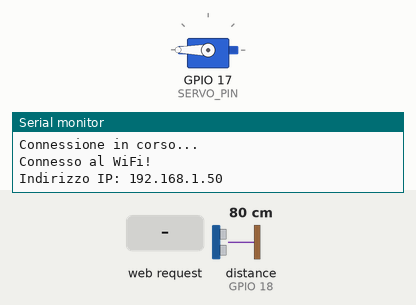
Bench run of a sketch on a simulated ESP32. Parts: servo, the last lines printed to the serial monitor. The test bench sets the inputs (shaded band); at power-on: distance to the obstacle (sensor on GPIO 18) 80 cm. The echo pulse lasts 58.3 µs per cm; WiFi joins after 1.5 s; servers stay silent unless stated.

Above: at 3.2 s.
3.3 s: HTTP request GET /open received
At 4.2 s:
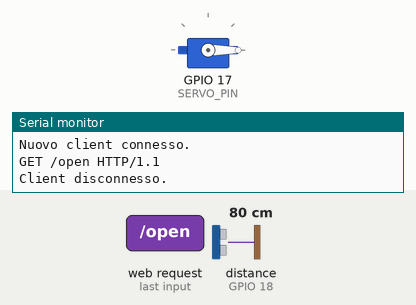
5.1 s: distance to the obstacle (sensor on GPIO 18) set to 21 cm
6.6 s: distance to the obstacle (sensor on GPIO 18) set to 17 cm
At 8.2 s:
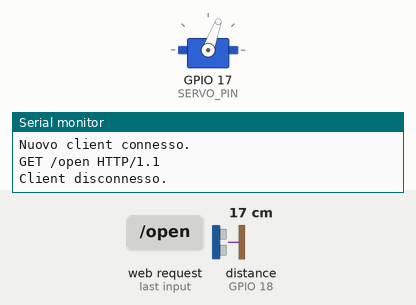
Timing chart, 0 to 14.1 s (numbered marks = the images above; inputs shaded):
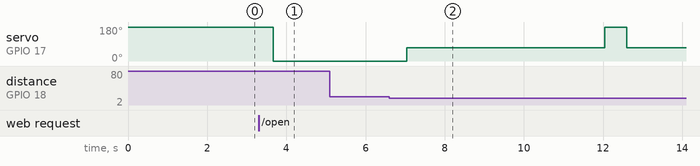

The sketch:

sketch_aug22a.ino
```cpp
#include <ESP32Servo.h>
#include <NewPing.h>
#include <WiFi.h>
#include <WiFiClient.h>

#define TRIG_PIN 5
#define ECHO_PIN 18
#define SERVO_PIN 17
#define MAX_DISTANCE 200 // Distanza massima in cm

// Configurazione Wi-Fi
const char* ssid = "EOLO_230957";       // Il nome della tua rete Wi-Fi
const char* password = "VWHhURduN";     // La password della tua rete Wi-Fi

// Configurazione IP statico
IPAddress local_IP(192, 168, 1, 184); // Sostituisci con l'IP desiderato
IPAddress gateway(192, 168, 1, 1);    // Gateway della tua rete
IPAddress subnet(255, 255, 255, 0);   // Subnet mask
IPAddress primaryDNS(8, 8, 8, 8);     // DNS primario (Google DNS)
IPAddress secondaryDNS(8, 8, 4, 4);   // DNS secondario (Google DNS)

Servo servo;
NewPing sonar(TRIG_PIN, ECHO_PIN, MAX_DISTANCE);
WiFiServer server(80); // Crea un server web sulla porta 80 (HTTP)

void setup() {
  Serial.begin(115200);
  servo.attach(SERVO_PIN);
  servo.write(180);  // Chiude il coperchio del cestino

  // Connetti con IP statico
  if (!WiFi.config(local_IP, gateway, subnet, primaryDNS, secondaryDNS)) {
    Serial.println("Configurazione IP statica fallita!");
  }

  // Connessione alla rete Wi-Fi
  WiFi.begin(ssid, password);
  while (WiFi.status() != WL_CONNECTED) {
    delay(1000);
    Serial.println("Connessione in corso...");
  }
  Serial.println("Connesso al WiFi!");
  Serial.print("Indirizzo IP: ");
  Serial.println(WiFi.localIP());  // Stampa l'indirizzo IP dell'ESP32

  server.begin();  // Avvia il server
}

void loop() {
  WiFiClient client = server.available();  // Attende la connessione di un client

  if (client) {
    Serial.println("Nuovo client connesso.");
    String request = client.readStringUntil('\r');  // Legge la richiesta del client
    Serial.println(request);
    client.flush();

    // Controllo del coperchio tramite comandi HTTP
    if (request.indexOf("/open") != -1) {
      servo.write(0);  // Apre il coperchio completamente
    }
    if (request.indexOf("/close") != -1) {
      servo.write(180);  // Chiude il coperchio
    }

    // Risposta HTTP al client
    client.println("HTTP/1.1 200 OK");
client.println("Content-Type: text/html");
client.println("");
client.println("<!DOCTYPE HTML>");
client.println("<html>");
client.println("<head>");
client.println("<style>");
client.println("body { font-family: Arial, sans-serif; }");
client.println("a {");
client.println("  display: inline-block;");
client.println("  padding: 15px 30px;");
client.println("  font-size: 50px;");
client.println("  text-decoration: none;");
client.println("  color: #fff;");
client.println("  background-color: #007BFF;");
client.println("  border-radius: 5px;");
client.println("  margin: 10px;");
client.println("}");
client.println("a:hover {");
client.println("  background-color: #0056b3;");
client.println("}");
client.println("</style>");
client.println("</head>");
client.println("<body>");
client.println("<p><a href=\"/open\">APRITI SESAMO</a></p>");
client.println("<p><a href=\"/close\">CHIUDITI SESAMO</a></p>");
client.println("</body>");
client.println("</html>");
    client.stop();  // Chiude la connessione con il client
    Serial.println("Client disconnesso.");
  }

  // Gestione del sensore di distanza
  delay(50);  // Piccola pausa per evitare falsi rilevamenti
  int distance = sonar.ping_cm();

  if (distance > 0 && distance < 20) {  // Se la mano è a meno di 20 cm
    servo.write(70);  // Apre il coperchio completamente
    delay(5000);  // Mantiene il coperchio aperto per 5 secondi
    servo.write(190);  // Chiude il coperchio
  }

  // Attesa breve prima di continuare il loop
  delay(500);  // Tempo di attesa per evitare continui cambiamenti
}
```

Measured:
- the behaviour switches between 20 and 19 cm on distance to the obstacle (sensor on GPIO 18) (found by bisection; images 1 and 2)
- after the input at 3.3 s, servo on GPIO 17 (SERVO_PIN): 180° → 0° after 0.37 s
- after the input at 5.1 s, every drawn part: stays the same
- after the input at 6.6 s, servo on GPIO 17 (SERVO_PIN): 0° → 70° after 0.44 s, → 180° 5.0 s later, → 70° 0.55 s later
